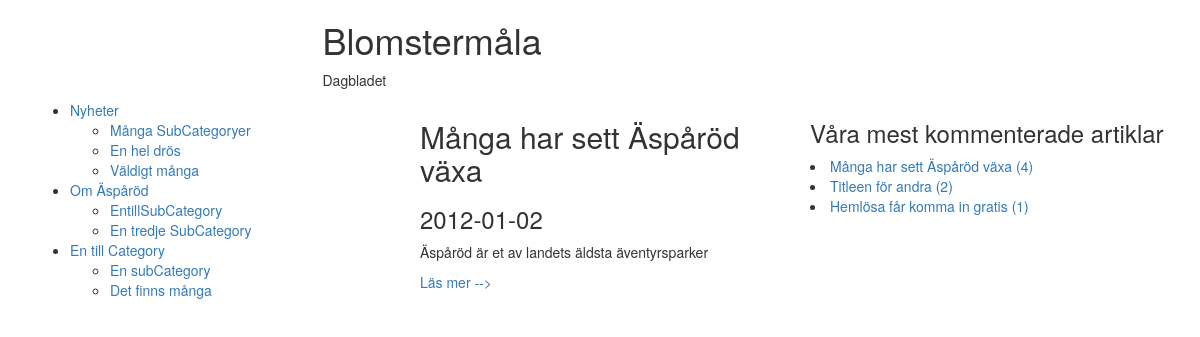
Page /index.php?cat=6 on the committed database.
### tables this page shows
create table Sub_Category
(SubCategoryID     int NOT NULL AUTO_INCREMENT,
 SubCategoryname	varchar(50),
 CategoryID			int NOT NULL,
 primary key (SubCategoryID),
 foreign key (CategoryID) references Category(CategoryID));

create table Category
(CategoryID     int NOT NULL AUTO_INCREMENT,
 Categoryname	varchar(50),
 primary key (CategoryID));

create table Article
(Title			varchar(100),
 Preamble     		varchar(200),
 Content     		text,
 Date			date,
 ArticleID		int NOT NULL AUTO_INCREMENT,
 SubCategoryID	int NOT NULL,
 primary key (ArticleID),
 foreign key (SubCategoryID) references Sub_Category(SubCategoryID));

### index.php (the view, shortened to what this page needs)
<?php
  include('db.php');
?>
<!DOCTYPE html>
<html>
  <head>
    <link href="css/bootstrap.min.css" rel="stylesheet">
  </head>
	<body>
	<div class="container">
	<div class="row">
		<div class="col-md-6 col-md-offset-3">
			<h1>Blomstermåla</h1>
			<p>Dagbladet</p>
		</div>
	</div>
	<div class="row">
	<div class="col-md-4">
	<?php
    $sql = "select Categoryname, SubCategoryname, SubCategoryID from Category inner join Sub_Category on Sub_Category.CategoryID=Category.CategoryID order by Category.CategoryID";
    $result = mysqli_query($link, $sql);
$owner = "";
echo("<ul>\n");
while ($row = mysqli_fetch_array($result))
{
	if (($row[0]!=$owner) && ($owner!="")){
			echo("\t</ul>\n</li>\n");
		}
	if ($row[0]!=$owner){
		echo('<li><a href="">'.$row[0]."</a>\n\t<ul>\n");
		$owner=$row[0];
	}
	echo('<li><a href="index.php?cat='.$row[2].'">'.$row[1].'</a></li>');
}
echo("\t</ul>\n</li>\n");
echo("</ul>\n");
?>
	</div>
	<div class="col-md-4">
				<?php
$cat = $_GET['cat'];
if ($cat==null)
{
$sql = "select Title, Preamble, Date, ArticleID from Article order by ArticleID desc limit 5";
}
else
{
$sql = "select Title, Preamble, Date, ArticleID from Article where SubCategoryID='$cat'";
}
$result = mysqli_query($link, $sql);
while ($row = mysqli_fetch_array($result))
{
	echo('<div class="newsitem">');
	echo("\t\t<h2>".$row[0]."</h2>\n");
	echo('<h3>'.$row[2].'</h3>');
	echo('<p class="Preamble">'.$row[1].'</p>');
	echo('<a href="webbArticle.php?ArtID='.$row[3].'">Läs mer --></a>');
	echo('</div>');
}
?>
	</div>
	<div class="col-md-4">
		<h3>Våra mest kommenterade artiklar</h3>
		<?php
$sql = "select Article.ArticleID, Article.Date, Article.Title, count(Comment.ArticleID) as NumberOfComments from Comment left join Article on Comment.ArticleID=Article.ArticleID group by Title order by NumberOfComments desc limit 3";
$result = mysqli_query($link, $sql);
while ($row = mysqli_fetch_array($result))
{
	echo('<li><a href="webbArticle.php?ArtID='.$row[0].'">'.$row[2].' ('.$row[3].')</a></li>');
}
?>
	</div>
	</div>
	</body>
</html>

### rows in the picture
sub_category: CategoryID.Categoryname "Nyheter", SubCategoryname "Många SubCategoryer"
sub_category: SubCategoryname "En hel drös"
sub_category: SubCategoryname "Väldigt många"
sub_category: CategoryID.Categoryname "Om Äspåröd", SubCategoryname "EntillSubCategory"
sub_category: SubCategoryname "En tredje SubCategory"
sub_category: CategoryID.Categoryname "En till Category", SubCategoryname "En subCategory"
sub_category: SubCategoryname "Det finns många"
article: Title "Många har sett Äspåröd växa", Date "2012-01-02", Preamble "Äspåröd är et av landets äldsta äventyrsparker", row "4"
article: Title "Titleen för andra", row "2"
article: Title "Hemlösa får komma in gratis", row "1"
